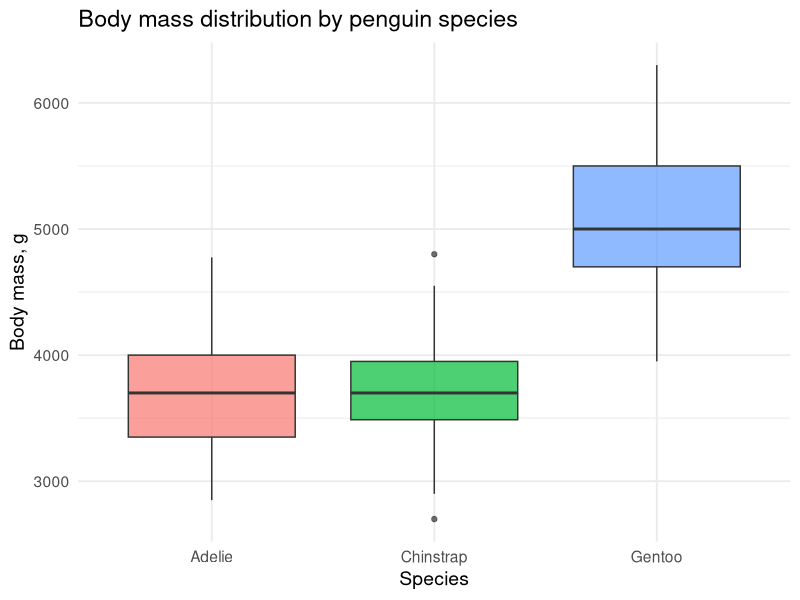

Reproduce this figure in R.
## ---- chunk 1
# Install once if needed:
# install.packages("tidyverse")
# install.packages("palmerpenguins")

library(tidyverse)
library(palmerpenguins)

penguins <- penguins
## ---- chunk 2
# Quick look at the data
penguins
## ---- chunk 3
glimpse(penguins)
## ---- chunk 4
summary(penguins)
## ---- chunk 5
# pandas equivalent:
# import pandas as pd
# df.head()
# df.info()
# df.describe(include="all")
## ---- chunk 6
# Check column names
names(penguins)
## ---- chunk 7
# Number of rows and columns
nrow(penguins)
ncol(penguins)
## ---- chunk 8
# pandas equivalent:
# df.columns
# df.shape
## ---- chunk 9
penguins_basic <- penguins %>%
  select(species, island, sex, body_mass_g)

penguins_basic
## ---- chunk 10
# Select columns by pattern
penguins_bill <- penguins %>%
  select(species, island, starts_with("bill"))

penguins_bill
## ---- chunk 11
# Remove a column
penguins_no_year <- penguins %>%
  select(-year)

penguins_no_year
## ---- chunk 12
# pandas equivalent:
# df[["species", "island", "sex", "body_mass_g"]]
# df.filter(regex="^bill")
# df.drop(columns=["year"])
## ---- chunk 13
# Your code here
## ---- chunk 14
# Keep only Adelie penguins
adelie <- penguins %>%
  filter(species == "Adelie")

adelie
## ---- chunk 15
# Keep penguins with body mass above 5000 g
large_penguins <- penguins %>%
  filter(body_mass_g > 5000)

large_penguins
## ---- chunk 16
# Multiple conditions: Gentoo penguins from Biscoe island
biscoe_gentoo <- penguins %>%
  filter(species == "Gentoo", island == "Biscoe")

biscoe_gentoo
## ---- chunk 17
# OR condition
adelie_or_chinstrap <- penguins %>%
  filter(species == "Adelie" | species == "Chinstrap")

adelie_or_chinstrap
## ---- chunk 18
# More compact OR condition
adelie_or_chinstrap <- penguins %>%
  filter(species %in% c("Adelie", "Chinstrap"))

adelie_or_chinstrap
## ---- chunk 19
# Remove missing body mass values
penguins_mass_known <- penguins %>%
  filter(!is.na(body_mass_g))

penguins_mass_known
## ---- chunk 20
# pandas equivalent:
# df[df["species"] == "Adelie"]
# df[df["body_mass_g"] > 5000]
# df[(df["species"] == "Gentoo") & (df["island"] == "Biscoe")]
# df[df["species"].isin(["Adelie", "Chinstrap"])]
# df[df["body_mass_g"].notna()]
## ---- chunk 21
# Your code here
## ---- chunk 22
# Lightest penguins first
penguins %>%
  arrange(body_mass_g)
## ---- chunk 23
# Heaviest penguins first
penguins %>%
  arrange(desc(body_mass_g))
## ---- chunk 24
# Sort by species, then by body mass within species
penguins %>%
  arrange(species, desc(body_mass_g))
## ---- chunk 25
# pandas equivalent:
# df.sort_values("body_mass_g")
# df.sort_values("body_mass_g", ascending=False)
# df.sort_values(["species", "body_mass_g"], ascending=[True, False])
## ---- chunk 26
# Convert body mass from grams to kilograms
penguins2 <- penguins %>%
  mutate(body_mass_kg = body_mass_g / 1000)

penguins2 %>%
  select(species, body_mass_g, body_mass_kg)
## ---- chunk 27
# Create a ratio between bill length and bill depth
penguins2 <- penguins2 %>%
  mutate(bill_ratio = bill_length_mm / bill_depth_mm)

penguins2 %>%
  select(species, bill_length_mm, bill_depth_mm, bill_ratio)
## ---- chunk 28
# Create categorical variable using case_when()
penguins2 <- penguins2 %>%
  mutate(
    mass_category = case_when(
      body_mass_g < 3500 ~ "small",
      body_mass_g >= 3500 & body_mass_g < 5000 ~ "medium",
      body_mass_g >= 5000 ~ "large",
      TRUE ~ NA_character_
    )
  )

penguins2 %>%
  select(species, body_mass_g, mass_category)
## ---- chunk 29
# pandas equivalent:
# df["body_mass_kg"] = df["body_mass_g"] / 1000
# df["bill_ratio"] = df["bill_length_mm"] / df["bill_depth_mm"]
# import numpy as np
# df["mass_category"] = np.select(
#     [df["body_mass_g"] < 3500,
#      (df["body_mass_g"] >= 3500) & (df["body_mass_g"] < 5000),
#      df["body_mass_g"] >= 5000],
#     ["small", "medium", "large"],
#     default=np.nan
# )
## ---- chunk 30
# Your code here
## ---- chunk 31
# Mean body mass by species
penguins %>%
  group_by(species) %>%
  summarise(mean_body_mass = mean(body_mass_g, na.rm = TRUE))
## ---- chunk 32
# Multiple summaries by species
species_summary <- penguins %>%
  group_by(species) %>%
  summarise(
    n = n(),
    mean_body_mass = mean(body_mass_g, na.rm = TRUE),
    sd_body_mass = sd(body_mass_g, na.rm = TRUE),
    mean_flipper_length = mean(flipper_length_mm, na.rm = TRUE)
  )

species_summary
## ---- chunk 33
# Group by two variables
penguins %>%
  group_by(species, sex) %>%
  summarise(
    n = n(),
    mean_body_mass = mean(body_mass_g, na.rm = TRUE),
    .groups = "drop"
  )
## ---- chunk 34
# Count is a shortcut for group_by() + summarise(n = n())
penguins %>%
  count(species, island)
## ---- chunk 35
# pandas equivalent:
# df.groupby("species")["body_mass_g"].mean()
# df.groupby("species").agg(
#     n=("species", "size"),
#     mean_body_mass=("body_mass_g", "mean"),
#     sd_body_mass=("body_mass_g", "std"),
#     mean_flipper_length=("flipper_length_mm", "mean")
# ).reset_index()
# df.groupby(["species", "sex"]).agg(n=("species", "size"), mean_body_mass=("body_mass_g", "mean")).reset_index()
# df.groupby(["species", "island"]).size().reset_index(name="n")
## ---- chunk 36
# Your code here
## ---- chunk 37
penguins %>%
  filter(!is.na(body_mass_g)) %>%
  group_by(species) %>%
  summarise(mean_body_mass = mean(body_mass_g), .groups = "drop") %>%
  arrange(desc(mean_body_mass))
## ---- chunk 38
# pandas equivalent:
# (df.dropna(subset=["body_mass_g"])
#    .groupby("species", as_index=False)
#    .agg(mean_body_mass=("body_mass_g", "mean"))
#    .sort_values("mean_body_mass", ascending=False))
## ---- chunk 39
penguins_measurements <- penguins %>%
  select(species, island, bill_length_mm, bill_depth_mm, flipper_length_mm, body_mass_g)

penguins_measurements
## ---- chunk 40
penguins_long <- penguins_measurements %>%
  pivot_longer(
    cols = c(bill_length_mm, bill_depth_mm, flipper_length_mm, body_mass_g),
    names_to = "measurement",
    values_to = "value"
  )

penguins_long
## ---- chunk 41
# pandas equivalent:
# long = df.melt(
#     id_vars=["species", "island"],
#     value_vars=["bill_length_mm", "bill_depth_mm", "flipper_length_mm", "body_mass_g"],
#     var_name="measurement",
#     value_name="value"
# )
## ---- chunk 42
penguins_long %>%
  group_by(species, measurement) %>%
  summarise(mean_value = mean(value, na.rm = TRUE), .groups = "drop")
## ---- chunk 43
summary_long <- penguins_long %>%
  group_by(species, measurement) %>%
  summarise(mean_value = mean(value, na.rm = TRUE), .groups = "drop")

summary_long
## ---- chunk 44
summary_wide <- summary_long %>%
  pivot_wider(
    names_from = measurement,
    values_from = mean_value
  )

summary_wide
## ---- chunk 45
# pandas equivalent:
# summary_wide = summary_long.pivot(
#     index="species",
#     columns="measurement",
#     values="mean_value"
# ).reset_index()
## ---- chunk 46
# Your code here
## ---- chunk 47
species_info <- tibble(
  species = c("Adelie", "Chinstrap", "Gentoo"),
  genus = c("Pygoscelis", "Pygoscelis", "Pygoscelis"),
  typical_region = c("Antarctic coast", "Subantarctic islands", "Subantarctic islands")
)

species_info
## ---- chunk 48
penguins_with_info <- penguins %>%
  left_join(species_info, by = "species")

penguins_with_info %>%
  select(species, island, genus, typical_region)
## ---- chunk 49
# pandas equivalent:
# df_with_info = df.merge(species_info, on="species", how="left")
## ---- chunk 50
# inner_join(): keep only matching rows from both tables
penguins %>%
  inner_join(species_info, by = "species")
## ---- chunk 51
# anti_join(): rows in penguins with no match in species_info
penguins %>%
  anti_join(species_info, by = "species")
## ---- chunk 52
# pandas equivalent:
# inner = df.merge(species_info, on="species", how="inner")
# anti = df[~df["species"].isin(species_info["species"])]
## ---- chunk 53
# Example starting point:
island_info <- tibble(
  island = c("Biscoe", "Dream", "Torgersen"),
  island_type = c("large island", "small island", "small island")
)

# Your join code here
## ---- chunk 54
mini_project_result <- penguins %>%
  filter(!is.na(sex), !is.na(body_mass_g), !is.na(flipper_length_mm)) %>%
  mutate(
    body_mass_kg = body_mass_g / 1000,
    flipper_length_cm = flipper_length_mm / 10
  ) %>%
  group_by(species, sex) %>%
  summarise(
    n = n(),
    mean_body_mass_kg = mean(body_mass_kg),
    mean_flipper_length_cm = mean(flipper_length_cm),
    .groups = "drop"
  ) %>%
  filter(n >= 10) %>%
  arrange(desc(mean_body_mass_kg))

mini_project_result
## ---- chunk 55
# pandas equivalent:
# result = (
#     df.dropna(subset=["sex", "body_mass_g", "flipper_length_mm"])
#       .assign(
#           body_mass_kg=lambda x: x["body_mass_g"] / 1000,
#           flipper_length_cm=lambda x: x["flipper_length_mm"] / 10
#       )
#       .groupby(["species", "sex"], as_index=False)
#       .agg(
#           n=("species", "size"),
#           mean_body_mass_kg=("body_mass_kg", "mean"),
#           mean_flipper_length_cm=("flipper_length_cm", "mean")
#       )
#       .query("n >= 10")
#       .sort_values("mean_body_mass_kg", ascending=False)
# )
## ---- chunk 56
penguins %>%
  filter(!is.na(body_mass_g), !is.na(species)) %>%
  ggplot(aes(x = species, y = body_mass_g, fill = species)) +
  geom_boxplot(alpha = 0.7) +
  theme_minimal(base_size = 14) +
  labs(
    title = "Body mass distribution by penguin species",
    x = "Species",
    y = "Body mass, g"
  ) +
  theme(legend.position = "none")
## ---- chunk 57
# pandas/seaborn equivalent:
# import seaborn as sns
# import matplotlib.pyplot as plt
# sns.boxplot(data=df, x="species", y="body_mass_g", hue="species", legend=False)
# plt.title("Body mass distribution by penguin species")
# plt.show()
## ---- chunk 58
# Space for homework code
